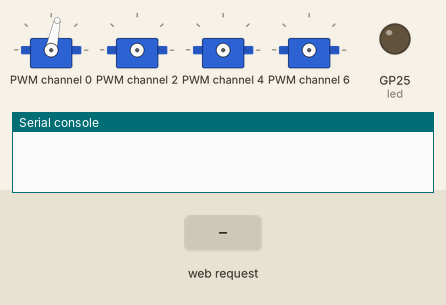
This program was run on a simulated Raspberry Pi Pico running MicroPython. Shown: 4 × servo, output pins drawn as LEDs (lit = HIGH), the last lines printed to the serial console. The inputs (shaded band) are chosen by the test bench. WiFi joins after 1.5 s; servo angles are drawn from the pulse width (0.5 ms = 0°, 2.5 ms = 180°); library files of the repository ran but are not shown: servo.py.

Above: at 0.1 s.
At 3.9 s:
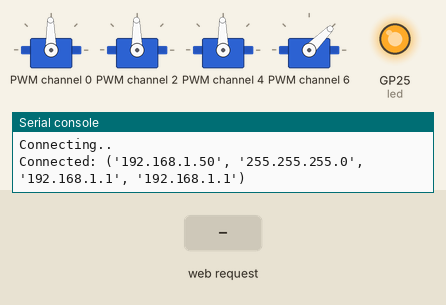
At 7.0 s:
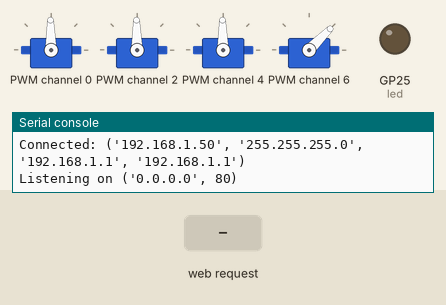
7.1 s: HTTP request GET /cmd? received
Timing chart, 0 to 10.1 s (numbered marks = the images above; inputs shaded):
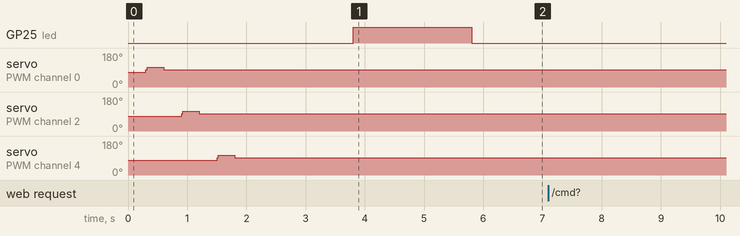

The program:

main.py
```python
from machine import Pin, I2C
import time
import servo
import network
import socket

led = Pin("LED", Pin.OUT)
led.off()
grabbed = False
speed = 1

def connect_wifi(ssid, password):
    wlan = network.WLAN(network.STA_IF)
    wlan.active(True)
    wlan.connect(ssid, password)

    print("Connecting", end="")
    while not wlan.isconnected():
        print(".", end="")
        time.sleep(1)
    print("\nConnected:", wlan.ifconfig())
    led.on()
    time.sleep(2)
    led.off()
    return wlan.ifconfig()[0]

def start_server(handler):
    addr = socket.getaddrinfo('0.0.0.0', 80)[0][-1]
    s = socket.socket()
    s.bind(addr)
    s.listen(1)
    print("Listening on", addr)

    while True:
        cl, addr = s.accept()
        print("Client connected from", addr)
        request = cl.recv(1024).decode('utf-8')
        # print("Request:", request)

        if "GET /cmd?" in request:
            cmd = request.split("GET /cmd?")[1].split(" ")[0]
            handler(cmd)
            cl.send('HTTP/1.1 200 OK\r\n')
            cl.send('Content-Type: application/json\r\n')
            cl.send('Access-Control-Allow-Origin: *\r\n')
            cl.send('Connection: close\r\n\r\n')
            cl.send('{"status": "success"}')
            cl.close()
        else:
            response = html_page()
            cl.send('HTTP/1.0 200 OK\r\nContent-type: text/html\r\n\r\n')
            cl.send(response)
            cl.close()

def command_handler(cmd):
    global grabbed
    global speed
    if cmd == "w":
        servos.rotate(ARM, speed_level=speed, direction='cw', duration=0.3)
    if cmd == "a":
        servos.rotate(BASE, speed_level=speed, direction='ccw', duration=0.3)
    if cmd == "s":
        servos.rotate(ARM, speed_level=speed, direction='ccw', duration=0.3)
    if cmd == "d":
        servos.rotate(BASE, speed_level=speed, direction='cw', duration=0.3)
    if cmd == "h":
        servos.rotate(ELBOW, speed_level=speed, direction='cw', duration=0.3)
    if cmd == "j":
        servos.rotate(ELBOW, speed_level=speed, direction='ccw', duration=0.3)
    if cmd == "e":
        servos.set_angle(GRIPPER, (80 if grabbed else 0))
        grabbed = not grabbed
    if "speed" in cmd:
        new_speed = int(cmd.replace("speed", ""))
        print("setting speed to", new_speed)
        speed = new_speed
    if cmd == "q":
        listen = False
    else:
        pass


def html_page():
    return """
        <!DOCTYPE html>
        <html>
            <head>
                <meta name="viewport" content="width=device-width, initial-scale=1.0">
                <title>Robot Arm Control</title>
                <style>
                    button {
                        background-color: darkred;
                        border-radius: 5px;
                        color: white;
                        padding: 10px 20px;
                        margin: 5px;
                        font-size: 16px;
                    }
                </style>
                <script>
                    function sendCommand(cmd) {
                        fetch(`/cmd?${cmd}`)
                            .then(response => response.json())
                            .then(data => console.log("Command sent:", cmd, data))
                            .catch(error => console.error("Error sending command:", cmd, error));
                    }
                </script>
            </head>
            <body style="background-color: dimgray;">
                <div style="display: flex; flex-direction: column; justify-content: center; align-items: center;">
                    <h1 style="background-color:lightslategrey;">Control Panel</h1>
                    <div style="display: flex; flex-direction: column; justify-content: center;">
                        <button onclick="sendCommand('w')">Up</button>
                    </div>
                    <div style="display: flex; flex-direction: row;">
                        <button onclick="sendCommand('a')">Left</button>
                        <button onclick="sendCommand('d')">Right</button>
                    </div>
                    <div style="display: flex; flex-direction: column; justify-content: center;">
                        <button onclick="sendCommand('s')">Down</button>
                    </div>

                    <br><br>
                    <div style="display: flex; flex-direction: column;">
                        <button onclick="sendCommand('h')">Elbow Up</button>
                        <button onclick="sendCommand('j')">Elbow Down</button>
                    </div>
                    <br>
                    <button onclick="sendCommand('e')">Toggle Gripper</button>
                    <div style="display: flex; flex-direction: column; align-items: center; justify-content: center; border: solid; border-radius: 5px; width: 50%;">
                        <input type="radio" id="stop" name="speed" value="0" onchange="sendCommand(`speed${this.value}`)">
                        <label for="stop">STOP</label><br>
                        <input type="radio" id="slow" name="speed" value="1" onchange="sendCommand(`speed${this.value}`)">
                        <label for="slow">SLOW</label><br>
                        <input type="radio" id="medium" name="speed" value="3" onchange="sendCommand(`speed${this.value}`)">
                        <label for="medium">MEDIUM</label>
                        <input type="radio" id="fast" name="speed" value="2" onchange="sendCommand(`speed${this.value}`)">
                        <label for="fast">FAST</label>
                    </div>
                </div>
            </body>
        </html>
        """

i2c = I2C(0, scl=Pin(1), sda=Pin(0))
servos = servo.ContinuousServos(i2c)

BASE = 0
ARM = 2
ELBOW = 4
GRIPPER = 6

servos.rotate(BASE, speed_level=1, direction='cw', duration=0.3)
servos.rotate(BASE, speed_level=1, direction='ccw', duration=0.3)

servos.rotate(ARM, speed_level=1, direction='cw', duration=0.3)
servos.rotate(ARM, speed_level=1, direction='ccw', duration=0.3)

servos.rotate(ELBOW, speed_level=1, direction='cw', duration=0.3)
servos.rotate(ELBOW, speed_level=1, direction='ccw', duration=0.3)

servos.set_angle(GRIPPER, 0)
servos.set_angle(GRIPPER, 80)
servos.set_angle(GRIPPER, 45)

try:
    ip = connect_wifi("SSID", "PASSWORD")
    start_server(command_handler)
except:
    servos.stop(0)
    servos.stop(2)
    servos.stop(4)
```
